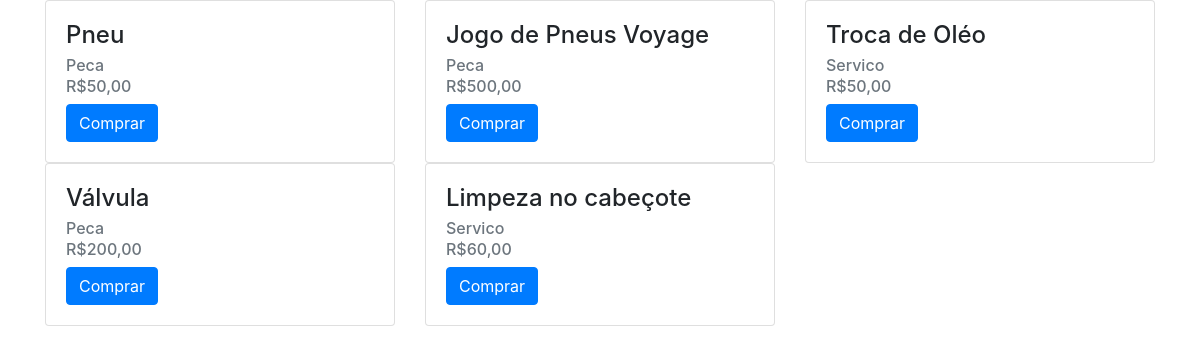
Screenshot of /sistem/pages/orcamento&venda/index.php with the database file from the repository.
### tables this page shows
CREATE TABLE `produtos` (
  `Id_Produto` int(4) NOT NULL,
  `Descricao_Produto` varchar(27) DEFAULT NULL,
  `Preco_Produto` double DEFAULT NULL,
  `Tipo_Produto` varchar(25) DEFAULT NULL,
  `fk_id_forn` int(11) NOT NULL
);

### sistem/pages/orcamento&venda/functions/product.php (called while the page is built, shortened)
<?php
function getProducts($pdo)
{
	$sql = "SELECT *  FROM produtos ";
	$stmt = $pdo->prepare($sql);
	$stmt->execute();
	return $stmt->fetchAll(PDO::FETCH_ASSOC);
}

### sistem/pages/orcamento&venda/index.php (the view, shortened to what this page needs)
<?php
require_once "functions/product.php";
$pdoConnection = require_once "connection.php";
$products = getProducts($pdoConnection);
?>
<!DOCTYPE html>
<html lang="pt-br">
<head>
	<link rel="stylesheet" href="https://maxcdn.bootstrapcdn.com/bootstrap/4.0.0-beta.2/css/bootstrap.min.css" />
</head>
<body>
	<div class="container">
		<div class="row">
			<?php foreach ($products as $product) : ?>
				<div class="col-4">
					<div class="card">
						<div class="card-body">
							<h4 class="card-title"><?php echo $product['Descricao_Produto'] ?></h4>
							<h6 class="card-subtitle mb-2 text-muted">
								<?php echo ($product['Tipo_Produto']) ?>
							</h6>
							<h6 class="card-subtitle mb-2 text-muted">
								R$<?php echo number_format($product['Preco_Produto'], 2, ',', '.') ?>
							</h6>
							<a class="btn btn-primary" href="carrinho.php?acao=add&id=<?php echo $product['Id_Produto'] ?>" class="card-link">Comprar</a>
						</div>
					</div>
				</div>
			<?php endforeach; ?>
		</div>
	</div>
</body>
</html>

### rows the page displays
produtos: Descricao_Produto "Pneu", Tipo_Produto "Peca", Preco_Produto "50,00"
produtos: Descricao_Produto "Jogo de Pneus Voyage", Tipo_Produto "Peca", Preco_Produto "500,00"
produtos: Descricao_Produto "Troca de Oléo", Tipo_Produto "Servico", Preco_Produto "50,00"
produtos: Descricao_Produto "Válvula", Tipo_Produto "Peca", Preco_Produto "200,00"
produtos: Descricao_Produto "Limpeza no cabeçote", Tipo_Produto "Servico", Preco_Produto "60,00"
